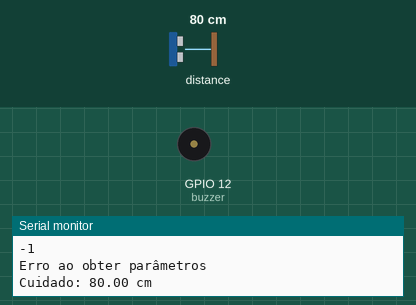
This sketch was run on a simulated ESP8266 (NodeMCU). Shown: buzzer (waves = sounding), the last lines printed to the serial monitor. The test bench sets the inputs (shaded band); at power-on: distance to the obstacle 80 cm. The echo pulse lasts 58.3 µs per cm; WiFi joins after 1.5 s; servers stay silent unless stated; uploads are accepted with an empty reply.

Above: at 3.4 s.
3.5 s: distance to the obstacle set to 12 cm
6.0 s: distance to the obstacle set to 9 cm
At 10.3 s:
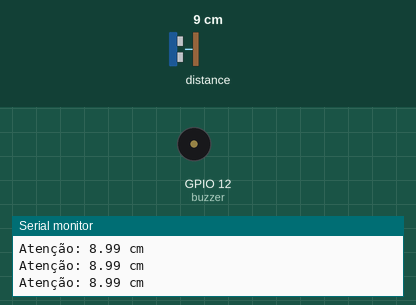
10.4 s: distance to the obstacle set to 120 cm
At 11.5 s:
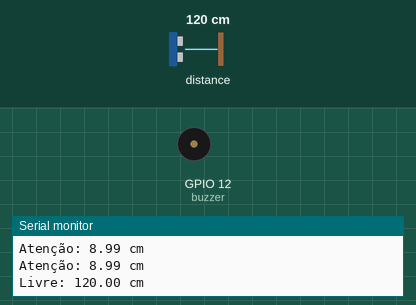
Timing chart, 0 to 13.4 s (numbered marks = the images above; inputs shaded):
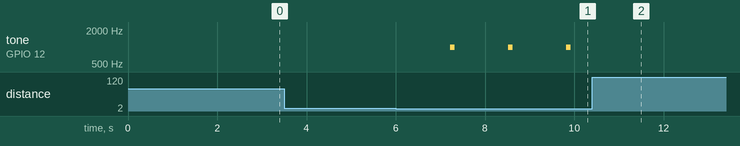

Measured:
- the behaviour switches between 11 and 10 cm on distance to the obstacle (found by bisection; images 0 and 1)
- after the input at 6.0 s, tone on GPIO 12 (buzzer): alternates 1000 Hz for 0.10 s and silent for 1.2 s, starting after 1.2 s
- after the input at 10.4 s, tone on GPIO 12 (buzzer): stops changing and stays silent

The sketch:

sistema-alarme-arduino.ino
```cpp
#include <Ultrasonic.h>
#include <ESP8266WiFi.h>
#include <ESP8266HTTPClient.h>
#include <ArduinoJson.h>

// Configurações dos pinos do Arduino
const int pino_trigger = 2;
const int pino_echo = 0;
const int buzzer = 12;

// Configurações do WiFi
const char* ssid = "TIM_ULTRAFIBRA_6810";
const char* password = "7uehpxa4dc";

// Endereço do backend-
const char* serverName = "http://192.168.1.8:8000";

// Variáveis para o buzzer
unsigned long ultimoSom = 0;
const long intervaloSom = 500;

int distancia_minima = 10;
int distancia_maxima = 100;

// Inicializa o sensor nos pinos definidos
Ultrasonic ultrasonic(pino_trigger, pino_echo);

// WiFiClient necessário para HTTPClient
WiFiClient wifiClient;

void setup() {
  Serial.begin(9600);

  // Configura os pinos
  pinMode(pino_trigger, OUTPUT);
  pinMode(pino_echo, INPUT);
  pinMode(buzzer, OUTPUT);

  // Conecta ao WiFi
  connectWiFi();
  obterParametros();
}

void loop() {
  float distancia;
  long microsec = ultrasonic.timing();
  distancia = ultrasonic.convert(microsec, Ultrasonic::CM);

  enviarDados(distancia);

  if (distancia <= distancia_minima) {
    Serial.print("Atenção: ");
    Serial.print(distancia);
    Serial.println(" cm");
    tocaBuzzer();
  } else if (distancia > distancia_minima && distancia <= distancia_maxima) {
    Serial.print("Cuidado: ");
    Serial.print(distancia);
    Serial.println(" cm");
    noTone(buzzer);
  } else {
    Serial.print("Livre: ");
    Serial.print(distancia);
    Serial.println(" cm");
    noTone(buzzer);
  }
  delay(1000);
}

void tocaBuzzer() {
  unsigned long tempoAtual = millis();
  if (tempoAtual - ultimoSom >= intervaloSom) {
    tone(buzzer, 1000);
    delay(100);
    noTone(buzzer);
    ultimoSom = tempoAtual;
  }
}

void connectWiFi() {
  WiFi.begin(ssid, password);
  while (WiFi.status() != WL_CONNECTED) {
    delay(1000);
    Serial.println("Conectando ao WiFi...");
  }
  Serial.println("Conectado ao WiFi");
}

void obterParametros() {
  if (WiFi.status() == WL_CONNECTED) {
    HTTPClient http;
    http.begin(wifiClient, String(serverName) + "/Controle");
    int httpCode = http.GET();
    Serial.println(httpCode);
    if (httpCode > 0) {
      String payload = http.getString();
      Serial.println(payload);

      StaticJsonDocument<256> doc;
      DeserializationError error = deserializeJson(doc, payload);
      if (!error) {
        JsonArray array = doc.as<JsonArray>();
        distancia_minima = array[0]["distancia_minima"];
        Serial.print("Nova distância mínima: ");
        Serial.println(distancia_minima);
      } else {
        Serial.println("Erro ao parsear JSON");
      }
    } else {
      Serial.println("Erro ao obter parâmetros");
    }
    http.end();
  } else {
    Serial.println("WiFi não conectado");
  }
}

void enviarDados(float distancia) {
  if (WiFi.status() == WL_CONNECTED) {
    HTTPClient http;
    http.begin(wifiClient, String(serverName) + "/Logging");
    http.addHeader("Content-Type", "application/json");

    StaticJsonDocument<200> doc;
    doc["distancia"] = distancia;

    String json;
    serializeJson(doc, json);

    int httpCode = http.POST(json);
    if (httpCode > 0) {
      String payload = http.getString();
      Serial.println(payload);
    } else {
      Serial.println("Erro ao enviar dados");
    }
    http.end();
  } else {
    Serial.println("WiFi não conectado");
  }
}
```
